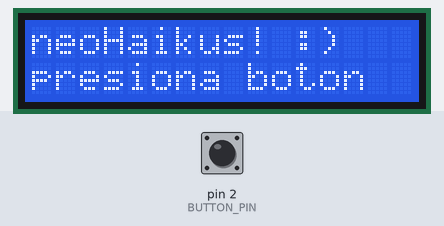
The sketch below on a simulated Arduino Mega 2560, built with avr-gcc and run on an emulated ATmega2560. On the bench: 16×2 character LCD. The test bench sets the inputs (shaded band); at power-on: pin 2 (BUTTON_PIN) HIGH. Random numbers use the default seed unless the sketch sets one; the audio player accepts every command and is not drawn.

Above: at 3.8 s.
3.9 s: pin 2 (BUTTON_PIN) pulled LOW for 0.15 s
At 10.3 s:
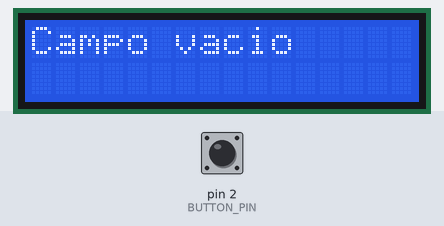
At 15.2 s:
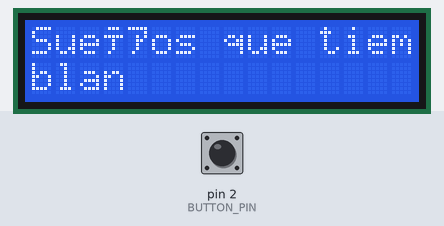
Timing chart, 0 to 16.7 s (numbered marks = the images above; inputs shaded):
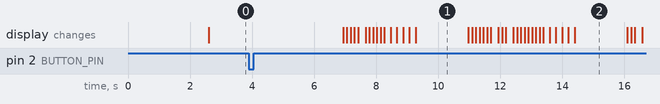

The sketch:

neoHaikus01.ino
```cpp
/*
 proyecto grillos grillando haikus !

 neoHaikus
 reinvención de haikus
 ¿qué pasaría si uno de los motivos recurrentes del haiku es el que los suscita?
 (la idea original era trabajar a partir de una recopilación de sonidos de grillos, grabados en el cerro)

 al encontrar sonidos de grillos online, surge esto de ahora se pueden escuchar los grillos mediante internet waos!! :O
 y muchas cosas más, marcando una diferencia entre la relación que tenemos con la naturaleza / tecnología

*/

 // librerías
#include <Wire.h>
#include <LiquidCrystal_I2C.h>
#include <avr/pgmspace.h>
#include "DFRobotDFPlayerMini.h"
#include <SoftwareSerial.h>

#define OLED_RESET -1
#define BUTTON_PIN 2

LiquidCrystal_I2C lcd(0x27, 16, 2); // dirección típica del lc

SoftwareSerial Serial1(4, 5);
DFRobotDFPlayerMini myDFPlayer;

/*
versos en estructura métrica del haiku 5-7-5
 PROGMEM es para guardar datos en la memoria flash en lugar de la RAM, es ideal para datos que no cambian
 (versos generados por chatyipiti, quizás haga una búsqueda en haikus)

 *NOTA: para la evaluación, no sucedía la acción de aleatorizar, puede haber sido un problema de conexión
  del botón o la semilla random
*/

const char verso1[][20] PROGMEM = {
  "Luz entre hojas",
  "Sopla la brisa",
  "Canta el grillo",
  "Rosa dormida",
  "Tierra mojada",
  "Sombra de luna",
  "Lago sin eco",
  "Piedra que sueña",
  "Vuela la hoja",
  "Campo vacio"
};

const char verso2[][25] PROGMEM = {
  "Noche que respira",
  "Sombra que camina",
  "Rio sin luna",
  "Ecos del viento",
  "Sueños que tiemblan",
  "Vuela el silencio",
  "Cruza la neblina",
  "Brilla el rocio",
  "Ojos del bosque",
  "Tiempo sin nombre"
};

const char verso3[][20] PROGMEM = {
  "Sueña la tierra",
  "Silencio tibio",
  "Todo descansa",
  "Nada se queda",
  "Todo regresa",
  "Luz que se apaga",
  "Cae la estrella",
  "Brilla el olvido",
  "Fin de la lluvia",
  "Vuelve la calma"
};

const int total1 = sizeof(verso1) / sizeof(verso1[0]);
const int total2 = sizeof(verso2) / sizeof(verso2[0]);
const int total3 = sizeof(verso3) / sizeof(verso3[0]);

char buffer[30]; // buffer temporal para leer desde PROGMEM

void setup() {
  pinMode(BUTTON_PIN, INPUT_PULLUP);

  lcd.init();
  lcd.backlight();

  randomSeed(analogRead(A0)); // semilla aleatoria

// dfPlayerMini
  Serial1.begin(9600);
  myDFPlayer.begin(Serial1);
  delay(2000);

  myDFPlayer.volume(20);

// lcd
  lcd.setCursor(0, 0);
  lcd.print("neoHaikus! :)");
  lcd.setCursor(0, 1);
  lcd.print("presiona boton");
}

void loop() {
  if (digitalRead(BUTTON_PIN) == LOW) {
    reproducirGrillos();
    mostrarHaiku();
    delay(4000);
    lcd.clear();
    lcd.setCursor(0, 0);
    lcd.print("presiona boton:)");
  }
}

/*
 configuración más funcional
 reproducirGrillos (DFPlayerMini) + mostrarHaikus + leer verso
 (falta ver detalles de animación OLED o simplemente eliminarla la vd)

 para DFPlayer mini, la tarjeta SD tiene que estar formateada a FAT16
 tiene que tener una carpeta llamada 01 y dentro los archivos de audio tienen que estar en formato mp3
 y categorizados como "001","002"... etc
 idealmente no tienen que durar más de 10 segundos, los haikus duran aprox eso

  https://www.tecneu.com/blogs/tutoriales-de-electronica/como-utilizar-el-dfplayer-mini-con-arduino-para-proyectos-de-audio?srsltid=AfmBOoqOb4sVc41Fz0oilgc8QG67CMCdjiMMJ5aY49VQuRTp9I9ftgL5
  página que me fue útil para aprender a utilizar el módulo

*/

void reproducirGrillos() {
  int pista = random(1, 4);
  myDFPlayer.playFolder(1, pista);
  delay(3000);
}

void mostrarHaiku() {
  int i1 = random(total1);
  int i2 = random(total2);
  int i3 = random(total3);

  lcd.clear();
  escribirMaquina(verso1[i1]);
  delay(1500);

  lcd.clear();
  escribirMaquina(verso2[i2]);
  delay(1500);

  lcd.clear();
  escribirMaquina(verso3[i3]);
}

// nueva adición waos!!

void escribirMaquina(const char *verso) {
  strcpy_P(buffer, verso);

  int cursor = 0; // posición del cursor en la línea
  lcd.setCursor(0, 0);

  for (int i = 0; buffer[i] != '\0'; i++) {
    lcd.print(buffer[i]); // se imprime un carácter del verso
    cursor++; // para saber cuantos carácteres hay escritos

    // si llegamos al límite de la primera línea (16 caracteres)
    if (cursor == 16) { // si se llega al límite de la primera línea del lcd (16) esto permite que no se corte la frase y se cambie a la segunda línea
      lcd.setCursor(0, 1);
    }

    delay(120);
  }

  // esta configuración hace este tipo "parpadeo"
  for (int j = 0; j < 3; j++) {
    lcd.cursor();
    delay(200);
    lcd.noCursor();
    delay(200);
  }
}
```

Measured:
- after the input at 3.9 s, the display: first changes after 3.0 s (image 1 shows a later state)
- what the display in image 1 shows lasts 1.7 s, from 9.3 s to 11.0 s
